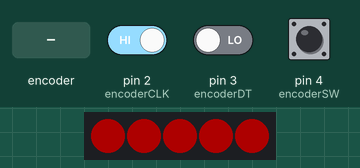
Recording of a sketch running on a simulated Arduino Uno, built with avr-gcc and run on an emulated ATmega328P. On the bench: 5 RGB LEDs in strip order, left to right. The test bench sets the inputs (shaded band); at power-on: pin 4 (encoderSW) HIGH, pin 2 (encoderCLK) HIGH, pin 3 (encoderDT) LOW. Dim RGB values are drawn brighter than linear.

Above: at 1.2 s.
1.3 s: pin 4 (encoderSW) pulsed LOW 2 times (0.12 s each, 0.3 s apart)
At 1.9 s:
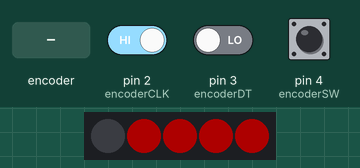
4.9 s: rotary encoder on pin 2 (encoderCLK) / pin 3 (encoderDT) turned 3 steps (first pin leading)
At 5.8 s:
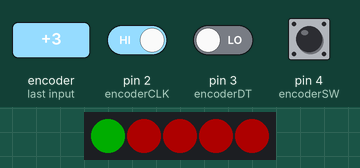
8.3 s: rotary encoder on pin 2 (encoderCLK) / pin 3 (encoderDT) turned 3 steps (first pin leading)
At 9.4 s:
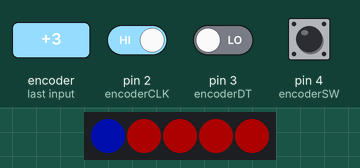
11.3 s: rotary encoder on pin 2 (encoderCLK) / pin 3 (encoderDT) turned 3 steps (first pin leading)
At 11.7 s:
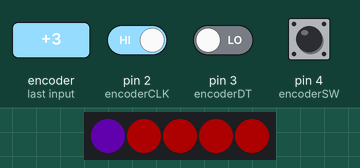
13.4 s: pin 4 (encoderSW) driven LOW
Timing chart, 0 to 15.9 s (numbered marks = the images above; inputs shaded):
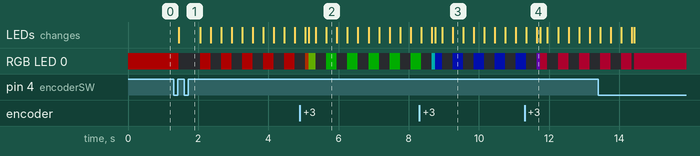

The sketch:

neopixelRotaryDemonstrator.ino
```cpp
#include <Adafruit_NeoPixel.h>

// --------------------------------------------------
// NeoPixel settings
// --------------------------------------------------
const int pixelPin = 6;
const int numberOfPixels = 5;

// Create the NeoPixel object
Adafruit_NeoPixel strip(numberOfPixels, pixelPin, NEO_GRB + NEO_KHZ800);

// --------------------------------------------------
// KY-040 rotary encoder pins
// --------------------------------------------------
const int encoderCLK = 2;
const int encoderDT  = 3;
const int encoderSW  = 4;

// --------------------------------------------------
// enum means enumeration
// It lets us create a list of named values.
// This makes the program easier to read.
// --------------------------------------------------
enum Mode
{
  IDLE,
  SELECT_PIXEL,
  SELECT_COLOR
};

// This variable stores the current mode
Mode currentMode = IDLE;

// --------------------------------------------------
// Array to store the saved color of each NeoPixel
// --------------------------------------------------
unsigned long pixelColors[numberOfPixels];

// --------------------------------------------------
// Selection variables
// --------------------------------------------------
int selectedPixel = 0;
int selectedColorIndex = 0;

// Number of available colors
const int numberOfColors = 10;

// --------------------------------------------------
// Encoder tracking
// --------------------------------------------------
int lastCLKState;

// --------------------------------------------------
// Button variables
// --------------------------------------------------
bool buttonReading = HIGH;
bool lastButtonReading = HIGH;
bool buttonState = HIGH;

unsigned long lastDebounceTime = 0;
const unsigned long debounceDelay = 30;

// These variables are used to detect a long press
unsigned long buttonPressStartTime = 0;
bool longPressHandled = false;
const unsigned long longPressTime = 1000;

// --------------------------------------------------
// Blink timing
// --------------------------------------------------
bool blinkState = true;
unsigned long lastBlinkTime = 0;
const unsigned long blinkInterval = 300;

// --------------------------------------------------
// Function declarations (prototypes)
// These list the functions used in this program.
// The full definitions are written later in the file.
// A function prototype tells the compiler that a function exists
// and will be defined later, allowing the function to be used before
// its full definition appears in the code.
// -------------------------------------------------------------------------------------------------------------------------------------
void showAllRed();
void handleEncoder();
void handleButton();
void updateDisplay();
unsigned long getColorFromIndex(int index);
void processShortPress();
void processLongPress();
int findColorIndex(unsigned long targetColor);

void setup()
{
  pinMode(encoderCLK, INPUT);
  pinMode(encoderDT, INPUT);
  pinMode(encoderSW, INPUT_PULLUP);

  strip.begin();
  strip.setBrightness(50); //255=full brightness, 10=very dim
  strip.show();

  showAllRed();

  lastCLKState = digitalRead(encoderCLK);

  buttonReading = digitalRead(encoderSW);
  lastButtonReading = buttonReading;
  buttonState = buttonReading;
}

void loop()
{
  handleEncoder();
  handleButton();

  if (currentMode == SELECT_PIXEL || currentMode == SELECT_COLOR)
  {
    if (millis() - lastBlinkTime >= blinkInterval)
    {
      lastBlinkTime = millis();
      blinkState = !blinkState;
      updateDisplay();
    }
  }
}

// --------------------------------------------------
// Set all pixels to red
// --------------------------------------------------
void showAllRed()
{
  for (int i = 0; i < numberOfPixels; i++)
  {
    pixelColors[i] = strip.Color(255, 0, 0);
  }

  updateDisplay();
}

// --------------------------------------------------
// Read rotary encoder movement
// --------------------------------------------------
void handleEncoder()
{
  int currentCLKState = digitalRead(encoderCLK);

  if (currentCLKState != lastCLKState && currentCLKState == HIGH)
  {
    if (digitalRead(encoderDT) != currentCLKState)
    {
      // Clockwise turn
      if (currentMode == SELECT_PIXEL)
      {
        selectedPixel++;

        if (selectedPixel >= numberOfPixels)
        {
          selectedPixel = 0;
        }
      }
      else if (currentMode == SELECT_COLOR)
      {
        selectedColorIndex++;

        if (selectedColorIndex >= numberOfColors)
        {
          selectedColorIndex = 0;
        }
      }
    }
    else
    {
      // Counterclockwise turn
      if (currentMode == SELECT_PIXEL)
      {
        selectedPixel--;

        if (selectedPixel < 0)
        {
          selectedPixel = numberOfPixels - 1;
        }
      }
      else if (currentMode == SELECT_COLOR)
      {
        selectedColorIndex--;

        if (selectedColorIndex < 0)
        {
          selectedColorIndex = numberOfColors - 1;
        }
      }
    }

    updateDisplay();
  }

  lastCLKState = currentCLKState;
}

// --------------------------------------------------
// Read and debounce the pushbutton
// Also detect short press and long press
// --------------------------------------------------
void handleButton()
{
  buttonReading = digitalRead(encoderSW);

  if (buttonReading != lastButtonReading)
  {
    lastDebounceTime = millis();
  }

  if ((millis() - lastDebounceTime) > debounceDelay)
  {
    if (buttonReading != buttonState)
    {
      buttonState = buttonReading;

      // Button has just been pressed
      if (buttonState == LOW)
      {
        buttonPressStartTime = millis();
        longPressHandled = false;
      }

      // Button has just been released
      if (buttonState == HIGH)
      {
        if (!longPressHandled)
        {
          processShortPress();
        }
      }
    }
  }

  if (buttonState == LOW && !longPressHandled)
  {
    if (millis() - buttonPressStartTime >= longPressTime)
    {
      processLongPress();
      longPressHandled = true;
    }
  }

  lastButtonReading = buttonReading;
}

// --------------------------------------------------
// Handle a normal short press
// --------------------------------------------------
void processShortPress()
{
  if (currentMode == IDLE)
  {
    // First short press enters pixel selection mode
    selectedPixel = 0;
    currentMode = SELECT_PIXEL;
    blinkState = true;
    updateDisplay();
  }
  else if (currentMode == SELECT_PIXEL)
  {
    // Next short press enters color selection mode
    currentMode = SELECT_COLOR;

    // Start from this pixel's current saved color
    selectedColorIndex = findColorIndex(pixelColors[selectedPixel]);

    blinkState = true;
    updateDisplay();
  }
  else if (currentMode == SELECT_COLOR)
  {
    // Save the chosen color to the selected pixel
    pixelColors[selectedPixel] = getColorFromIndex(selectedColorIndex);

    // Return to pixel selection mode
    currentMode = SELECT_PIXEL;
    blinkState = true;
    updateDisplay();
  }
}

// --------------------------------------------------
// Handle a long press
// --------------------------------------------------
void processLongPress()
{
  if (currentMode == SELECT_COLOR)
  {
    pixelColors[selectedPixel] = getColorFromIndex(selectedColorIndex);
  }

  currentMode = IDLE;
  blinkState = true;
  updateDisplay();
}

// --------------------------------------------------
// Return one of 10 evenly spaced colors
// --------------------------------------------------
unsigned long getColorFromIndex(int index)
{
  unsigned long hue = (65535UL * index) / numberOfColors;
  return strip.gamma32(strip.ColorHSV(hue));
}

// --------------------------------------------------
// Find which color index matches a saved pixel color
// --------------------------------------------------
int findColorIndex(unsigned long targetColor)
{
  for (int i = 0; i < numberOfColors; i++)
  {
    if (getColorFromIndex(i) == targetColor)
    {
      return i;
    }
  }

  return 0;
}

// --------------------------------------------------
// Update the NeoPixel display
// --------------------------------------------------
void updateDisplay()
{
  for (int i = 0; i < numberOfPixels; i++)
  {
    strip.setPixelColor(i, pixelColors[i]);
  }

  if (currentMode == SELECT_PIXEL)
  {
    if (!blinkState)
    {
      strip.setPixelColor(selectedPixel, 0);
    }
  }
  else if (currentMode == SELECT_COLOR)
  {
    if (blinkState)
    {
      strip.setPixelColor(selectedPixel, getColorFromIndex(selectedColorIndex));
    }
    else
    {
      strip.setPixelColor(selectedPixel, 0);
    }
  }

  strip.show();
}
```

Measured:
- after the input at 1.3 s, RGB LED 0: RGB(50, 0, 0) → off after 0.15 s, then repeats every 0.60 s: RGB(50, 0, 0) 0.30 s, off 0.30 s; the LEDs: change after 0.15 s (image 1)
- after the input at 4.9 s, the LEDs: first change after 0.15 s (image 2 shows a later state)
- after the input at 8.3 s, the LEDs: first differ from a run without the input after 0.35 s (image 3 shows a later state)
- after the input at 11.3 s, the LEDs: first differ from a run without the input after 0.35 s (image 4)
